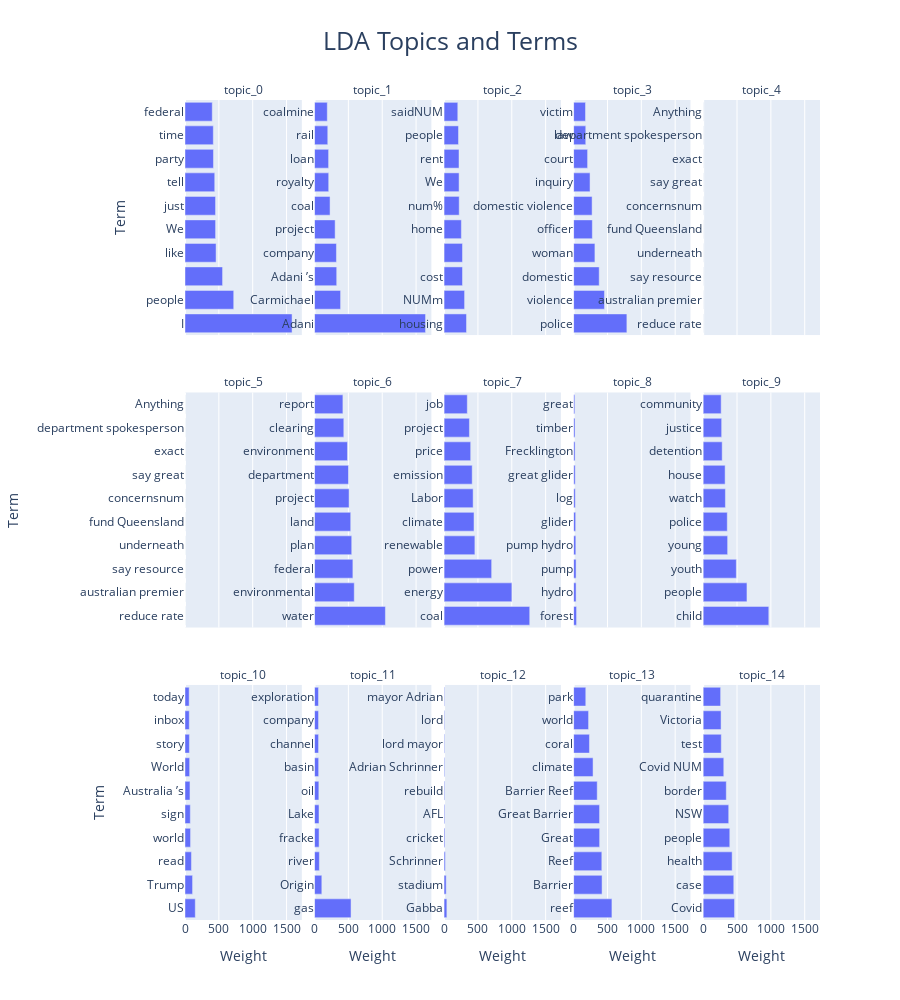

The cell this chart's notebook holds for it:
### Code cell
# Your answer here
import plotly.express as px



lda_topic_terms_fig = px.bar(lda_topic_terms_df,
       x ="Weight",
       y = "Term",
       facet_col="Topic Cluster", 
       facet_col_wrap=5,
       orientation='h',
       title = "LDA Topics and Terms",
       labels = {"Local Government Area (LGA)": "Local Government Area", 
                 "Total Contractual Commitment ($ GST excl.)": "Contractual Commitment ($ GST excl.)"})

lda_topic_terms_fig.update_layout(
    title_font_size=25,
    title_x=0.5,
    legend_title_font_size=15,
    height=1000
)
lda_topic_terms_fig.for_each_annotation(lambda a: a.update(text=a.text.split("=")[-1])) # https://plotly.com/python/facet-plots/
lda_topic_terms_fig.update_yaxes(showticklabels=True, matches=None)

### Figure 1 — Plotly figure (JSON) as saved in the notebook; plotly's stock layout.template omitted (floating-point values rounded to 4 significant figures)
{"data": [{"alignmentgroup": "True", "hovertemplate": "Topic Cluster=topic_0<br>Weight=%{x}<br>Term=%{y}<extra></extra>", "legendgroup": "", "marker": {"color": "#636efa", "pattern": {"shape": ""}}, "name": "", "offsetgroup": "", "orientation": "h", "showlegend": false, "textposition": "auto", "type": "bar", "x": [1582.0, 719.8, 554.9, 459.2, 451.7, 451.2, 439.3, 420.4, 418.2, 402.6], "xaxis": "x11", "y": ["I", "people", " ", "like", "We", "just", "tell", "party", "time", "federal"], "yaxis": "y11"}, {"alignmentgroup": "True", "hovertemplate": "Topic Cluster=topic_1<br>Weight=%{x}<br>Term=%{y}<extra></extra>", "legendgroup": "", "marker": {"color": "#636efa", "pattern": {"shape": ""}}, "name": "", "offsetgroup": "", "orientation": "h", "showlegend": false, "textposition": "auto", "type": "bar", "x": [1640.0, 384.7, 327.3, 323.5, 304.1, 229.1, 209.3, 207.7, 195.5, 188.3], "xaxis": "x12", "y": ["Adani", "Carmichael", "Adani ’s", "company", "project", "coal", "royalty", "loan", "rail", "coalmine"], "yaxis": "y12"}, {"alignmentgroup": "True", "hovertemplate": "Topic Cluster=topic_2<br>Weight=%{x}<br>Term=%{y}<extra></extra>", "legendgroup": "", "marker": {"color": "#636efa", "pattern": {"shape": ""}}, "name": "", "offsetgroup": "", "orientation": "h", "showlegend": false, "textposition": "auto", "type": "bar", "x": [331.3, 302.9, 272.1, 271.7, 255.4, 223.5, 221.7, 220.7, 213.1, 202.5], "xaxis": "x13", "y": ["housing", "NUMm", "cost", " ", "home", "num%", "We", "rent", "people", "saidNUM"], "yaxis": "y13"}, {"alignmentgroup": "True", "hovertemplate": "Topic Cluster=topic_3<br>Weight=%{x}<br>Term=%{y}<extra></extra>", "legendgroup": "", "marker": {"color": "#636efa", "pattern": {"shape": ""}}, "name": "", "offsetgroup": "", "orientation": "h", "showlegend": false, "textposition": "auto", "type": "bar", "x": [786.7, 455.9, 377.8, 314.7, 276.3, 273.0, 242.5, 206.4, 179.4, 175.6], "xaxis": "x14", "y": ["police", "violence", "domestic", "woman", "officer", "domestic violence", "inquiry", "court", "law", "victim"], "yaxis": "y14"}, {"alignmentgroup": "True", "hovertemplate": "Topic Cluster=topic_4<br>Weight=%{x}<br>Term=%{y}<extra></extra>", "legendgroup": "", "marker": {"color": "#636efa", "pattern": {"shape": ""}}, "name": "", "offsetgroup": "", "orientation": "h", "showlegend": false, "textposition": "auto", "type": "bar", "x": [0.0667, 0.0667, 0.0667, 0.0667, 0.0667, 0.0667, 0.0667, 0.0667, 0.0667, 0.0667], "xaxis": "x15", "y": ["reduce rate", "australian premier", "say resource", "underneath", "fund Queensland", "concernsnum", "say great", "exact", "department spokesperson", "Anything"], "yaxis": "y15"}, {"alignmentgroup": "True", "hovertemplate": "Topic Cluster=topic_5<br>Weight=%{x}<br>Term=%{y}<extra></extra>", "legendgroup": "", "marker": {"color": "#636efa", "pattern": {"shape": ""}}, "name": "", "offsetgroup": "", "orientation": "h", "showlegend": false, "textposition": "auto", "type": "bar", "x": [0.0667, 0.0667, 0.0667, 0.0667, 0.0667, 0.0667, 0.0667, 0.0667, 0.0667, 0.0667], "xaxis": "x6", "y": ["reduce rate", "australian premier", "say resource", "underneath", "fund Queensland", "concernsnum", "say great", "exact", "department spokesperson", "Anything"], "yaxis": "y6"}, {"alignmentgroup": "True", "hovertemplate": "Topic Cluster=topic_6<br>Weight=%{x}<br>Term=%{y}<extra></extra>", "legendgroup": "", "marker": {"color": "#636efa", "pattern": {"shape": ""}}, "name": "", "offsetgroup": "", "orientation": "h", "showlegend": false, "textposition": "auto", "type": "bar", "x": [1047.0, 586.5, 566.3, 549.4, 534.4, 510.1, 501.5, 486.6, 432.3, 418.9], "xaxis": "x7", "y": ["water", "environmental", "federal", "plan", "land", "project", "department", "environment", "clearing", "report"], "yaxis": "y7"}, {"alignmentgroup": "True", "hovertemplate": "Topic Cluster=topic_7<br>Weight=%{x}<br>Term=%{y}<extra></extra>", "legendgroup": "", "marker": {"color": "#636efa", "pattern": {"shape": ""}}, "name": "", "offsetgroup": "", "orientation": "h", "showlegend": false, "textposition": "auto", "type": "bar", "x": [1265.0, 1002.0, 702.7, 455.2, 442.5, 429.1, 415.3, 393.1, 374.5, 342.9], "xaxis": "x8", "y": ["coal", "energy", "power", "renewable", "climate", "Labor", "emission", "price", "project", "job"], "yaxis": "y8"}, {"alignmentgroup": "True", "hovertemplate": "Topic Cluster=topic_8<br>Weight=%{x}<br>Term=%{y}<extra></extra>", "legendgroup": "", "marker": {"color": "#636efa", "pattern": {"shape": ""}}, "name": "", "offsetgroup": "", "orientation": "h", "showlegend": false, "textposition": "auto", "type": "bar", "x": [43.3, 36.35, 36.19, 32.46, 30.12, 24.39, 23.4, 21.34, 20.24, 17.41], "xaxis": "x9", "y": ["forest", "hydro", "pump", "pump hydro", "glider", "log", "great glider", "Frecklington", "timber", "great"], "yaxis": "y9"}, {"alignmentgroup": "True", "hovertemplate": "Topic Cluster=topic_9<br>Weight=%{x}<br>Term=%{y}<extra></extra>", "legendgroup": "", "marker": {"color": "#636efa", "pattern": {"shape": ""}}, "name": "", "offsetgroup": "", "orientation": "h", "showlegend": false, "textposition": "auto", "type": "bar", "x": [969.8, 647.0, 490.2, 361.5, 356.2, 328.5, 324.4, 280.9, 273.3, 266.1], "xaxis": "x10", "y": ["child", "people", "youth", "young", "police", "watch", "house", "detention", "justice", "community"], "yaxis": "y10"}, {"alignmentgroup": "True", "hovertemplate": "Topic Cluster=topic_10<br>Weight=%{x}<br>Term=%{y}<extra></extra>", "legendgroup": "", "marker": {"color": "#636efa", "pattern": {"shape": ""}}, "name": "", "offsetgroup": "", "orientation": "h", "showlegend": false, "textposition": "auto", "type": "bar", "x": [151.8, 111.8, 94.82, 81.92, 78.55, 73.52, 68.7, 65.26, 63.27, 61.5], "xaxis": "x", "y": ["US", "Trump", "read", "world", "sign", "Australia ’s", "World", "story", "inbox", "today"], "yaxis": "y"}, {"alignmentgroup": "True", "hovertemplate": "Topic Cluster=topic_11<br>Weight=%{x}<br>Term=%{y}<extra></extra>", "legendgroup": "", "marker": {"color": "#636efa", "pattern": {"shape": ""}}, "name": "", "offsetgroup": "", "orientation": "h", "showlegend": false, "textposition": "auto", "type": "bar", "x": [539.1, 107.6, 71.17, 67.16, 66.07, 63.69, 60.85, 59.53, 59.05, 58.12], "xaxis": "x2", "y": ["gas", "Origin", "river", "fracke", "Lake", "oil", "basin", "channel", "company", "exploration"], "yaxis": "y2"}, {"alignmentgroup": "True", "hovertemplate": "Topic Cluster=topic_12<br>Weight=%{x}<br>Term=%{y}<extra></extra>", "legendgroup": "", "marker": {"color": "#636efa", "pattern": {"shape": ""}}, "name": "", "offsetgroup": "", "orientation": "h", "showlegend": false, "textposition": "auto", "type": "bar", "x": [41.22, 30.97, 18.39, 12.87, 10.34, 9.612, 9.253, 8.338, 8.338, 7.413], "xaxis": "x3", "y": ["Gabba", "stadium", "Schrinner", "cricket", "AFL", "rebuild", "Adrian Schrinner", "lord mayor", "lord", "mayor Adrian"], "yaxis": "y3"}, {"alignmentgroup": "True", "hovertemplate": "Topic Cluster=topic_13<br>Weight=%{x}<br>Term=%{y}<extra></extra>", "legendgroup": "", "marker": {"color": "#636efa", "pattern": {"shape": ""}}, "name": "", "offsetgroup": "", "orientation": "h", "showlegend": false, "textposition": "auto", "type": "bar", "x": [565.9, 420.2, 416.5, 384.4, 383.3, 348.6, 287.0, 234.0, 220.8, 179.6], "xaxis": "x4", "y": ["reef", "Barrier", "Reef", "Great", "Great Barrier", "Barrier Reef", "climate", "coral", "world", "park"], "yaxis": "y4"}, {"alignmentgroup": "True", "hovertemplate": "Topic Cluster=topic_14<br>Weight=%{x}<br>Term=%{y}<extra></extra>", "legendgroup": "", "marker": {"color": "#636efa", "pattern": {"shape": ""}}, "name": "", "offsetgroup": "", "orientation": "h", "showlegend": false, "textposition": "auto", "type": "bar", "x": [463.6, 452.2, 428.1, 393.2, 377.5, 341.6, 304.6, 267.7, 264.5, 258.1], "xaxis": "x5", "y": ["Covid", "case", "health", "people", "NSW", "border", "Covid NUM", "test", "Victoria", "quarantine"], "yaxis": "y5"}], "layout": {"annotations": [{"font": {}, "showarrow": false, "text": "topic_10", "x": 0.092, "xanchor": "center", "xref": "paper", "y": 0.2867, "yanchor": "bottom", "yref": "paper"}, {"font": {}, "showarrow": false, "text": "topic_11", "x": 0.296, "xanchor": "center", "xref": "paper", "y": 0.2867, "yanchor": "bottom", "yref": "paper"}, {"font": {}, "showarrow": false, "text": "topic_12", "x": 0.5, "xanchor": "center", "xref": "paper", "y": 0.2867, "yanchor": "bottom", "yref": "paper"}, {"font": {}, "showarrow": false, "text": "topic_13", "x": 0.704, "xanchor": "center", "xref": "paper", "y": 0.2867, "yanchor": "bottom", "yref": "paper"}, {"font": {}, "showarrow": false, "text": "topic_14", "x": 0.908, "xanchor": "center", "xref": "paper", "y": 0.2867, "yanchor": "bottom", "yref": "paper"}, {"font": {}, "showarrow": false, "text": "topic_5", "x": 0.092, "xanchor": "center", "xref": "paper", "y": 0.6433, "yanchor": "bottom", "yref": "paper"}, {"font": {}, "showarrow": false, "text": "topic_6", "x": 0.296, "xanchor": "center", "xref": "paper", "y": 0.6433, "yanchor": "bottom", "yref": "paper"}, {"font": {}, "showarrow": false, "text": "topic_7", "x": 0.5, "xanchor": "center", "xref": "paper", "y": 0.6433, "yanchor": "bottom", "yref": "paper"}, {"font": {}, "showarrow": false, "text": "topic_8", "x": 0.704, "xanchor": "center", "xref": "paper", "y": 0.6433, "yanchor": "bottom", "yref": "paper"}, {"font": {}, "showarrow": false, "text": "topic_9", "x": 0.908, "xanchor": "center", "xref": "paper", "y": 0.6433, "yanchor": "bottom", "yref": "paper"}, {"font": {}, "showarrow": false, "text": "topic_0", "x": 0.092, "xanchor": "center", "xref": "paper", "y": 1.0, "yanchor": "bottom", "yref": "paper"}, {"font": {}, "showarrow": false, "text": "topic_1", "x": 0.296, "xanchor": "center", "xref": "paper", "y": 1.0, "yanchor": "bottom", "yref": "paper"}, {"font": {}, "showarrow": false, "text": "topic_2", "x": 0.5, "xanchor": "center", "xref": "paper", "y": 1.0, "yanchor": "bottom", "yref": "paper"}, {"font": {}, "showarrow": false, "text": "topic_3", "x": 0.704, "xanchor": "center", "xref": "paper", "y": 1.0, "yanchor": "bottom", "yref": "paper"}, {"font": {}, "showarrow": false, "text": "topic_4", "x": 0.908, "xanchor": "center", "xref": "paper", "y": 1.0, "yanchor": "bottom", "yref": "paper"}], "barmode": "relative", "height": 1000, "legend": {"title": {"font": {"size": 15}}, "tracegroupgap": 0}, "title": {"font": {"size": 25}, "text": "LDA Topics and Terms", "x": 0.5}, "xaxis": {"anchor": "y", "domain": [0, 0.184], "title": {"text": "Weight"}}, "xaxis10": {"anchor": "y10", "domain": [0.816, 1], "matches": "x", "showticklabels": false}, "xaxis11": {"anchor": "y11", "domain": [0, 0.184], "matches": "x", "showticklabels": false}, "xaxis12": {"anchor": "y12", "domain": [0.204, 0.388], "matches": "x", "showticklabels": false}, "xaxis13": {"anchor": "y13", "domain": [0.408, 0.592], "matches": "x", "showticklabels": false}, "xaxis14": {"anchor": "y14", "domain": [0.612, 0.796], "matches": "x", "showticklabels": false}, "xaxis15": {"anchor": "y15", "domain": [0.816, 1], "matches": "x", "showticklabels": false}, "xaxis2": {"anchor": "y2", "domain": [0.204, 0.388], "matches": "x", "title": {"text": "Weight"}}, "xaxis3": {"anchor": "y3", "domain": [0.408, 0.592], "matches": "x", "title": {"text": "Weight"}}, "xaxis4": {"anchor": "y4", "domain": [0.612, 0.796], "matches": "x", "title": {"text": "Weight"}}, "xaxis5": {"anchor": "y5", "domain": [0.816, 1], "matches": "x", "title": {"text": "Weight"}}, "xaxis6": {"anchor": "y6", "domain": [0, 0.184], "matches": "x", "showticklabels": false}, "xaxis7": {"anchor": "y7", "domain": [0.204, 0.388], "matches": "x", "showticklabels": false}, "xaxis8": {"anchor": "y8", "domain": [0.408, 0.592], "matches": "x", "showticklabels": false}, "xaxis9": {"anchor": "y9", "domain": [0.612, 0.796], "matches": "x", "showticklabels": false}, "yaxis": {"anchor": "x", "domain": [0, 0.2867], "showticklabels": true, "title": {"text": "Term"}}, "yaxis10": {"anchor": "x10", "domain": [0.3567, 0.6433], "showticklabels": true}, "yaxis11": {"anchor": "x11", "domain": [0.7133, 1.0], "showticklabels": true, "title": {"text": "Term"}}, "yaxis12": {"anchor": "x12", "domain": [0.7133, 1.0], "showticklabels": true}, "yaxis13": {"anchor": "x13", "domain": [0.7133, 1.0], "showticklabels": true}, "yaxis14": {"anchor": "x14", "domain": [0.7133, 1.0], "showticklabels": true}, "yaxis15": {"anchor": "x15", "domain": [0.7133, 1.0], "showticklabels": true}, "yaxis2": {"anchor": "x2", "domain": [0, 0.2867], "showticklabels": true}, "yaxis3": {"anchor": "x3", "domain": [0, 0.2867], "showticklabels": true}, "yaxis4": {"anchor": "x4", "domain": [0, 0.2867], "showticklabels": true}, "yaxis5": {"anchor": "x5", "domain": [0, 0.2867], "showticklabels": true}, "yaxis6": {"anchor": "x6", "domain": [0.3567, 0.6433], "showticklabels": true, "title": {"text": "Term"}}, "yaxis7": {"anchor": "x7", "domain": [0.3567, 0.6433], "showticklabels": true}, "yaxis8": {"anchor": "x8", "domain": [0.3567, 0.6433], "showticklabels": true}, "yaxis9": {"anchor": "x9", "domain": [0.3567, 0.6433], "showticklabels": true}}}
